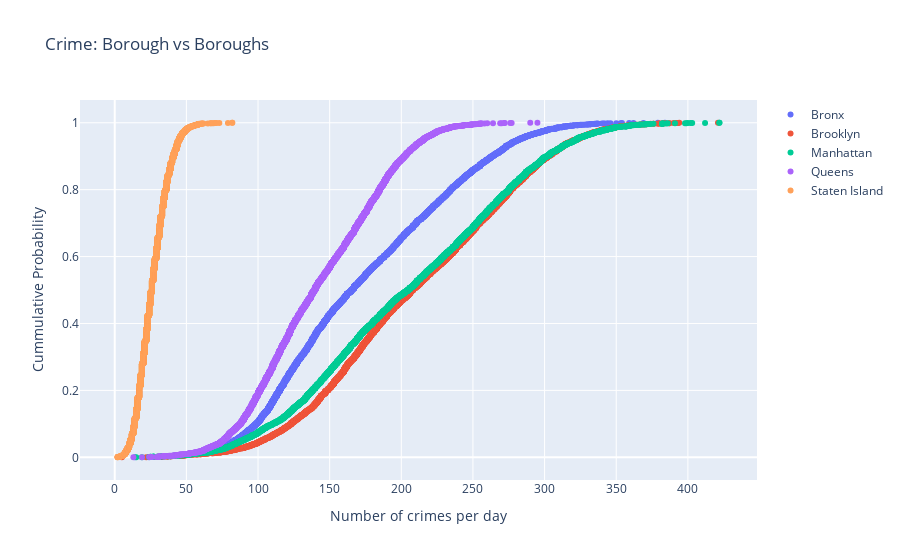

Source (notebook cell):
### Code cell
boros=list(sorted(df1.arrest_boro.unique()))
fig = go.Figure()

for i in boros:
    boro_group=df1[df1['arrest_boro']==i]
    sd=list(boro_group.groupby('arrest_date').count()['arrest_key'])
    monx=np.sort(sd)
    mony=np.arange(1,len(monx)+1)/len(monx)

    fig.add_trace(go.Scatter(x=monx, y=mony,
                    mode='markers',
                    name=i))

fig.update_layout(
    title='Crime: Borough vs Boroughs',
    xaxis_title="Number of crimes per day",
    yaxis_title="Cummulative Probability")

fig.show()

### Figure 1 — Plotly figure (JSON) as saved in the notebook; plotly's stock layout.template omitted (floating-point values rounded to 4 significant figures; data arrays with more than 128 entries replaced by an {"elided": "..."} marker saying what was removed)
{"data": [{"mode": "markers", "name": "Bronx", "type": "scatter", "x": {"elided": "5113 int values"}, "y": {"elided": "5113 float values"}}, {"mode": "markers", "name": "Brooklyn", "type": "scatter", "x": {"elided": "5113 int values"}, "y": {"elided": "5113 float values"}}, {"mode": "markers", "name": "Manhattan", "type": "scatter", "x": {"elided": "5113 int values"}, "y": {"elided": "5113 float values"}}, {"mode": "markers", "name": "Queens", "type": "scatter", "x": {"elided": "5113 int values"}, "y": {"elided": "5113 float values"}}, {"mode": "markers", "name": "Staten Island", "type": "scatter", "x": {"elided": "5113 int values"}, "y": {"elided": "5113 float values"}}], "layout": {"title": {"text": "Crime: Borough vs Boroughs"}, "xaxis": {"title": {"text": "Number of crimes per day"}}, "yaxis": {"title": {"text": "Cummulative Probability"}}}}
